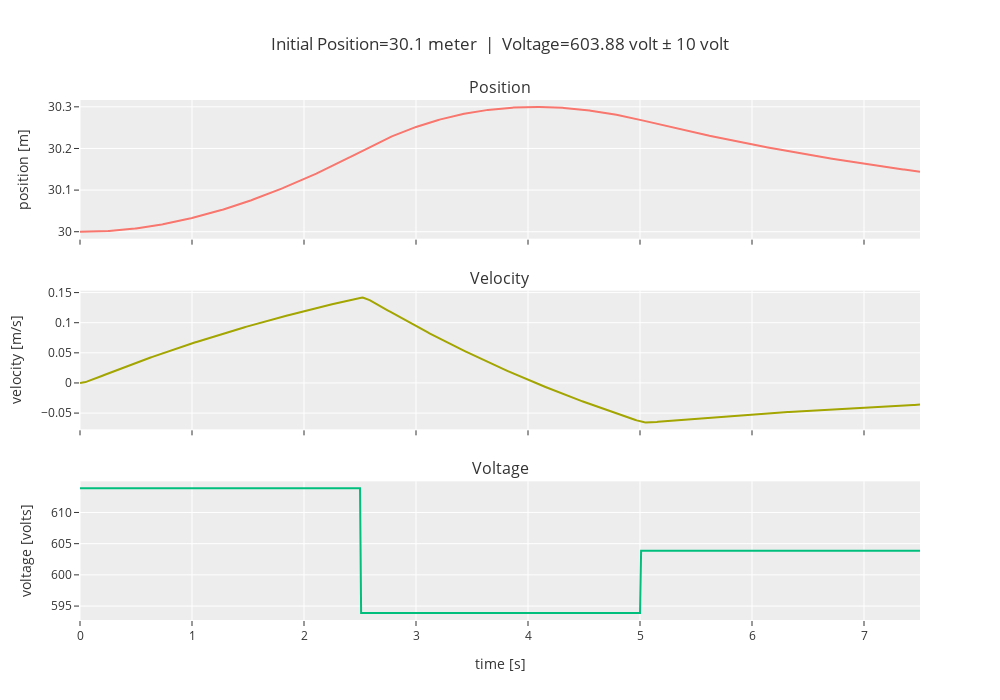

The code cell stored with this chart in its notebook:
### Markdown cell above
### Position $x = 30$

### Code cell
x = 30
linear_analysis(x, doublet_magnitude=10)

### Figure 1 — Plotly figure (JSON) as saved in the notebook; plotly's stock layout.template omitted (floating-point values rounded to 4 significant figures; data arrays with more than 128 entries replaced by an {"elided": "..."} marker saying what was removed)
{"data": [{"type": "scatter", "x": {"elided": "752 float values"}, "xaxis": "x", "y": {"elided": "752 float values"}, "yaxis": "y"}, {"type": "scatter", "x": {"elided": "752 float values"}, "xaxis": "x2", "y": {"elided": "752 float values"}, "yaxis": "y2"}, {"type": "scatter", "x": {"elided": "752 float values"}, "xaxis": "x3", "y": {"elided": "752 float values"}, "yaxis": "y3"}], "layout": {"annotations": [{"font": {"size": 16}, "showarrow": false, "text": "Position", "x": 0.5, "xanchor": "center", "xref": "paper", "y": 1, "yanchor": "bottom", "yref": "paper"}, {"font": {"size": 16}, "showarrow": false, "text": "Velocity", "x": 0.5, "xanchor": "center", "xref": "paper", "y": 0.6333, "yanchor": "bottom", "yref": "paper"}, {"font": {"size": 16}, "showarrow": false, "text": "Voltage", "x": 0.5, "xanchor": "center", "xref": "paper", "y": 0.2667, "yanchor": "bottom", "yref": "paper"}], "height": 700, "showlegend": false, "title": {"text": "Initial Position=30.1 meter  |  Voltage=603.88 volt ± 10 volt"}, "width": 1000, "xaxis": {"anchor": "y", "domain": [0, 1], "matches": "x3", "showticklabels": false}, "xaxis2": {"anchor": "y2", "domain": [0, 1], "matches": "x3", "showticklabels": false}, "xaxis3": {"anchor": "y3", "domain": [0, 1], "title": {"text": "time [s]"}}, "yaxis": {"anchor": "x", "domain": [0.7333, 1], "title": {"text": "position [m]"}}, "yaxis2": {"anchor": "x2", "domain": [0.3667, 0.6333], "title": {"text": "velocity [m/s]"}}, "yaxis3": {"anchor": "x3", "domain": [0, 0.2667], "title": {"text": "voltage [volts]"}}}}
